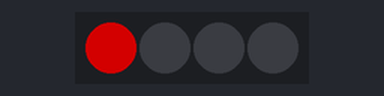
This program was run on a simulated BBC micro:bit (MakeCode). Shown: 4 RGB LEDs in strip order, left to right. Dim RGB values are drawn brighter than linear.

Above: at 0.2 s.
At 1.2 s:
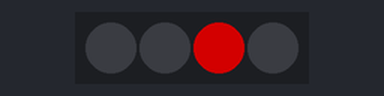
At 2.7 s:
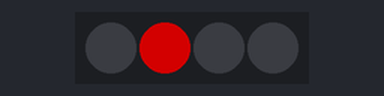
At 3.7 s:
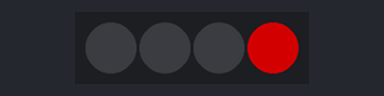
Timing chart, 0 to 4.6 s (numbered marks = the images above):
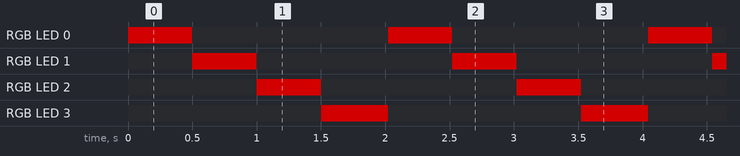

Measured:
- by itself, RGB LED 0–2: alternates RGB(127, 0, 0) for 0.50 s and off for 1.5 s
- by itself, RGB LED 3: alternates RGB(127, 0, 0) for 0.52 s and off for 1.5 s
- by itself, everything shown: repeats every 2.0 s, in 4 steps

The program:

main.ts
```typescript
let strip = neopixel.create(DigitalPin.P14, 4, NeoPixelMode.RGB)
basic.forever(function () {
    for (let índice = 0; índice <= 3; índice++) {
        strip.clear()
        strip.setPixelColor(índice, neopixel.colors(NeoPixelColors.Red))
        strip.show()
        basic.pause(500)
    }
})
```

test.ts
```typescript
// aquí va el archivo "tests"; esto no se compilará cuando este paquete se utilice como una extensión.
```
